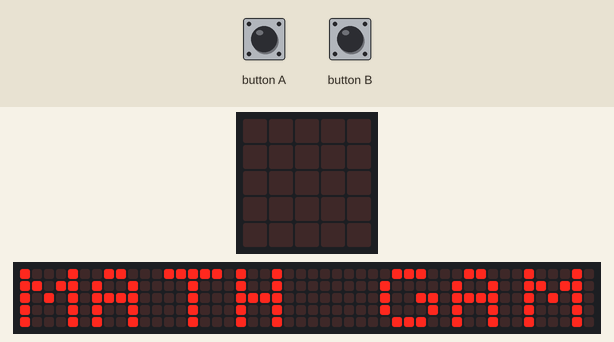
Recording of a program running on a simulated BBC micro:bit (MakeCode). Shown: the board's 5×5 LED display, a strip that is not on the board, showing the scrolling text unrolled. The inputs (shaded band) are chosen by the test bench. The 48×5 strip is a reading aid, not a part: it shows the text the display is scrolling, unrolled, one strip-width of it at a time.

Above: at 4.1 s.
At 10.87 s:
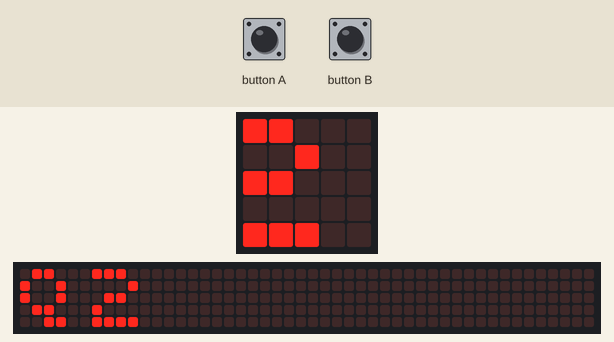
10.9 s: button A pressed for 0.15 s
At 17.6 s:
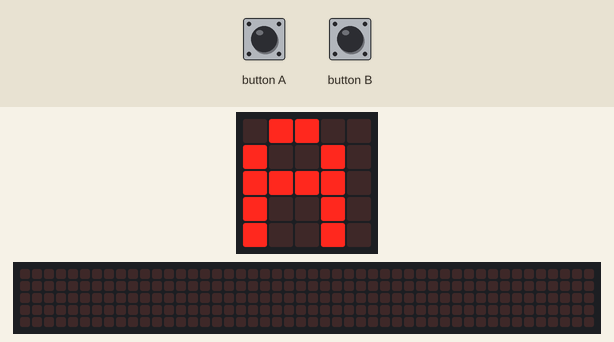
20.8 s: button B pressed for 0.15 s
At 25.5 s:
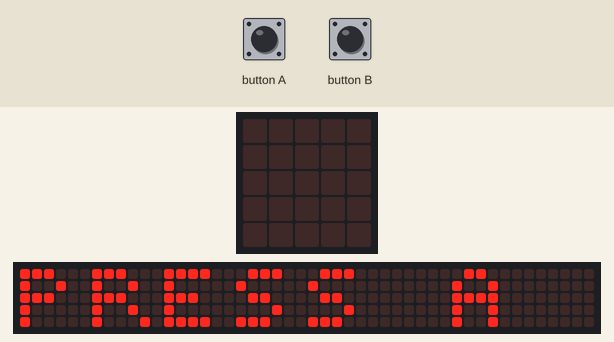

Measured:
- what the display in image 0 shows lasts 0.6 s, from 4.1 s to 4.7 s
- what the display in image 2 shows lasts 0.8 s, from 17.1 s to 17.9 s

The program:

main.ts
```typescript
basic.forever(function () {

    let questions = ["5x4?", "36/6?", "25+17?", "50-23?", "8x7?"]
    let optionA = ["20", "6", "40", "27", "54"]
    let optionB = ["25", "8", "42", "28", "56"]
    let correct = ["A", "A", "B", "A", "B"]
    let current = 1
    let score = 1

    function showQuestion() {
        if (current < 5) {
            basic.clearScreen()
            basic.showString("Q" + (current + 1))
            basic.showString(questions[current])
            basic.showString("A")
            basic.showString(optionA[current])
            basic.showString("B")
            basic.showString(optionB[current])
            basic.showString("PRESS A OR B")
        } else {
            basic.showString("GAME OVER")
            basic.showString("SCORE")
            basic.showNumber(score)
            if (score >= 4) {
                basic.showString("EXCELLENT")
            } else if (score >= 3) {
                basic.showString("GOOD JOB")
            } else {
                basic.showString("TRY AGAIN")
            }
        }
    }

    function checkAnswer(choice: string) {
        if (current < 5) {
            if (choice == correct[current]) {
                score += 1
                basic.showIcon(IconNames.Yes)
                basic.showString("CORRECT")
            } else {
                basic.showIcon(IconNames.No)
                basic.showString("WRONG")
            }
            basic.pause(1000)
            current += 1
            showQuestion()
        }
    }

    input.onButtonPressed(Button.A, function () {
        checkAnswer("A")
    })

    input.onButtonPressed(Button.B, function () {
        checkAnswer("B")
    })

    basic.showString("MATH GAME")
    showQuestion()

})
```

test.ts
```typescript
// tests go here; this will not be compiled when this package is used as an extension.
```
